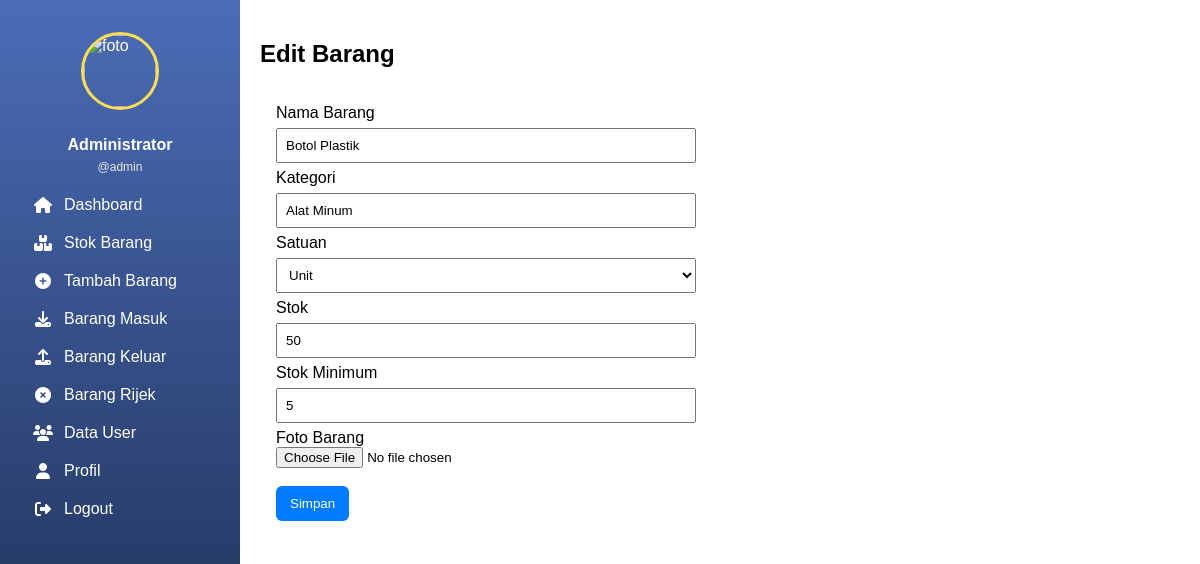
Page /edit_barang.php?id=1 (signed in) on the committed database.
### tables this page shows
CREATE TABLE users (
  id INT AUTO_INCREMENT PRIMARY KEY,
  username VARCHAR(50) NOT NULL UNIQUE,
  password VARCHAR(255) NOT NULL,
  nama_lengkap VARCHAR(100),
  foto VARCHAR(255),
  created_at DATETIME DEFAULT CURRENT_TIMESTAMP
);

CREATE TABLE barang (
  id INT AUTO_INCREMENT PRIMARY KEY,
  kode_barang VARCHAR(50) NOT NULL UNIQUE,
  nama_barang VARCHAR(100) NOT NULL,
  kategori VARCHAR(50),
  satuan VARCHAR(20),
  stok INT DEFAULT 0,
  stok_minimum INT DEFAULT 0,
  foto VARCHAR(255),
  created_at DATETIME DEFAULT CURRENT_TIMESTAMP
);

### edit_barang.php (the view, shortened to what this page needs)
<?php
include 'koneksi.php';
include 'sidebar.php';
$id=(int)($_GET['id']??0);
$q=mysqli_query($conn,"SELECT * FROM barang WHERE id=$id");
$b=mysqli_fetch_assoc($q);
?>
<!doctype html><html lang="id"><head><meta charset="utf-8"><title>Edit Barang</title></head>
<body style="font-family:Arial;margin:0;">
<div style="margin-left:240px;padding:20px;">
<h2>Edit Barang</h2>
<form method="post" enctype="multipart/form-data" style="background:#fff;padding:16px;border-radius:8px;width:420px;">
<label>Nama Barang</label><input name="nama_barang" value="<?=htmlspecialchars($b['nama_barang'])?>" required style="width:100%;padding:8px;margin:6px 0"><br>
<label>Kategori</label><input name="kategori" value="<?=htmlspecialchars($b['kategori'])?>" style="width:100%;padding:8px;margin:6px 0"><br>
<label>Satuan</label>
<select name="satuan" style="width:100%;padding:8px;margin:6px 0">
  <option value="Unit" <?= $b['satuan']=='Unit'?'selected':''?>>Unit</option>
</select><br>
<label>Stok</label><input name="stok" type="number" value="<?=htmlspecialchars($b['stok'])?>" style="width:100%;padding:8px;margin:6px 0"><br>
<label>Stok Minimum</label><input name="stok_minimum" type="number" value="<?=htmlspecialchars($b['stok_minimum'])?>" style="width:100%;padding:8px;margin:6px 0"><br>
<label>Foto Barang</label><br>
<input type="file" name="foto" accept="image/*"><br><br>
<button type="submit" style="padding:10px 14px;background:#007bff;color:#fff;border:none;border-radius:6px">Simpan</button>
</form>
</div>
</body></html>

### sidebar.php (shortened to what this page needs)
<?php
include 'koneksi.php';
$user_id = $_SESSION['user_id'] ?? 0;
$user = null;
if ($user_id) {
    $q = mysqli_query($conn, "SELECT nama_lengkap, foto, username FROM users WHERE id = $user_id");
    if ($q && mysqli_num_rows($q)) $user = mysqli_fetch_assoc($q);
}
$nama = $user['nama_lengkap'] ?? 'Pengguna';
$foto = $user['foto'] ?? null;
$foto_src = (!empty($foto) && file_exists('uploads/'.$foto)) ? 'uploads/'.$foto : 'assets/no-image.png';
?>
<link rel="stylesheet" href="https://cdnjs.cloudflare.com/ajax/libs/font-awesome/6.5.0/css/all.min.css">
<div class="sidebar">
    <a href="profil.php"><img src="<?=htmlspecialchars($foto_src)?>" alt="foto"></a>
    <h3><?=htmlspecialchars($nama)?></h3>
    <p>@<?=htmlspecialchars($user['username'] ?? 'user')?></p>
    <div class="menu">
        <a href="dashboard.php" class="<?=basename($_SERVER['PHP_SELF'])=='dashboard.php'?'active':''?>"><i class="fa fa-home"></i> <span>Dashboard</span></a>
        <a href="stok_barang.php" class="<?=basename($_SERVER['PHP_SELF'])=='stok_barang.php'?'active':''?>"><i class="fa fa-boxes"></i> <span>Stok Barang</span></a>
        <a href="tambah_barang.php"><i class="fa fa-plus-circle"></i> <span>Tambah Barang</span></a>
        <a href="barang_masuk.php" class="<?=basename($_SERVER['PHP_SELF'])=='barang_masuk.php'?'active':''?>"><i class="fa fa-download"></i> <span>Barang Masuk</span></a>
        <a href="barang_keluar.php" class="<?=basename($_SERVER['PHP_SELF'])=='barang_keluar.php'?'active':''?>"><i class="fa fa-upload"></i> <span>Barang Keluar</span></a>
        <a href="barang_rijek.php" class="<?=basename($_SERVER['PHP_SELF'])=='barang_rijek.php'?'active':''?>"><i class="fa fa-times-circle"></i> <span>Barang Rijek</span></a>
        <a href="data_user.php" class="<?=basename($_SERVER['PHP_SELF'])=='data_user.php'?'active':''?>"><i class="fa fa-users"></i> <span>Data User</span></a>
        <a href="profil.php" class="<?=basename($_SERVER['PHP_SELF'])=='profil.php'?'active':''?>"><i class="fa fa-user"></i> <span>Profil</span></a>
        <a href="logout.php"><i class="fa fa-sign-out-alt"></i> <span>Logout</span></a>
    </div>
</div>

### sidebar.php (style rules this page uses)
.sidebar { width:240px; position:fixed; left:0; top:0; bottom:0; background:linear-gradient(180deg,#4b6cb7,#182848); color:#fff; padding:22px; box-sizing:border-box; overflow-y:auto; }
.sidebar img { width:72px;height:72px;border-radius:50%;object-fit:cover;border:3px solid #ffdd57;display:block;margin:0 auto 10px; }
.sidebar h3 { font-size:16px;text-align:center;margin:6px 0; }
.sidebar p { font-size:12px;text-align:center;margin:0 0 12px;color:#e6e6e6; }
.sidebar a { color:#fff;text-decoration:none;display:flex;align-items:center;gap:10px;padding:10px;border-radius:8px; }
.sidebar .menu { margin-top:12px; }
.sidebar i { width:22px;text-align:center }

### rows in the picture
users: nama_lengkap "Administrator", username "admin"
barang: nama_barang "Botol Plastik", kategori "Alat Minum", satuan "Unit", stok "50", stok_minimum "5"
